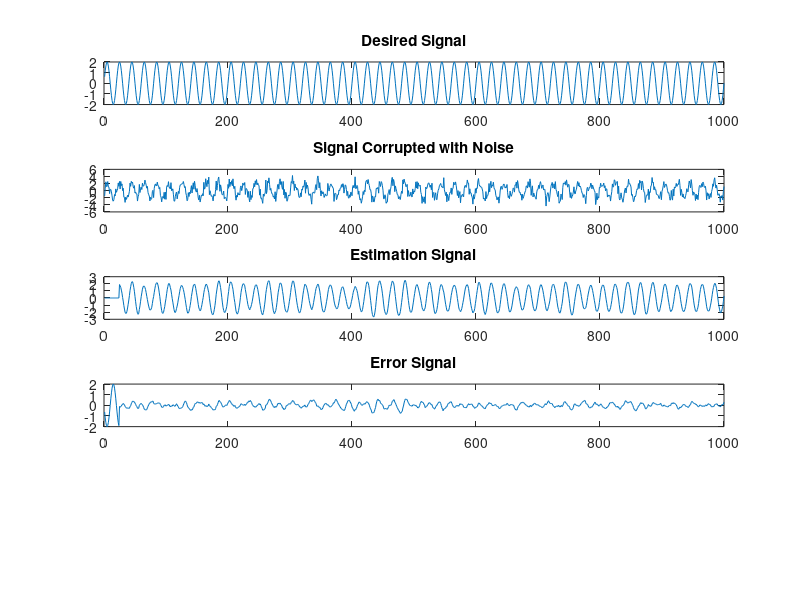

Here is the MATLAB script that generated this plot:
% Program of LMS Algorithm
clc;
clear;
close all;
% Generating Desired Signal
t = 0.001:0.001:1;
D = 2*sin (2*pi*50*t);
% Generating signal Corrupted with Noise
n = numel (D);
A = D(1:n) +0.9*randn(1,n);

M = 25;
w = zeros(1,M);
wi = zeros(1,M);
E = [];
mu = 0.0005;
for i = M:n
    E(i) = D(i) - wi*A(i:-1:i-M+1)';
    wi = wi + 2*mu*E(i)*A(i:-1:i-M+1);
end

% Estimation of the signal
Est = zeros(n,1);
for i = M:n
    j = A(i:-1:i-M+1);
    Est (i) = ((wi)*(j)');
end

% Computing the Error Signal
Err = Est'-D;
Err2 = D - Est;
% Dispilay of Signals
subplot(5,1,1), plot(D);
title('Desired Signal');
subplot(5,1,2), plot(A);
title('Signal Corrupted with Noise');
subplot(5,1,3), plot(Est);
title('Estimation Signal');
subplot(5,1,4), plot(Err);
title('Error Signal');

